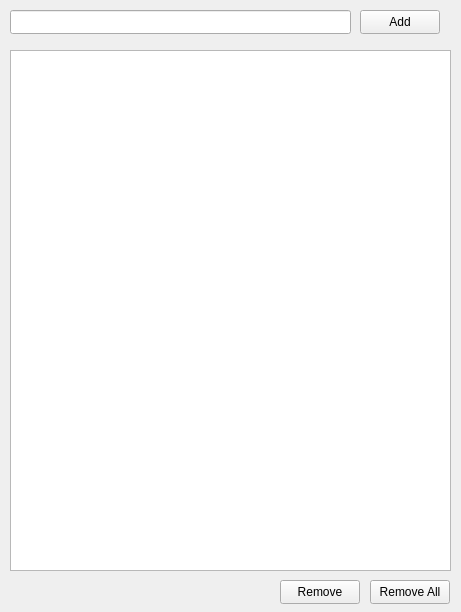
<?xml version="1.0" encoding="UTF-8"?>
<ui version="4.0">
 <class>MainWindow</class>
 <widget class="QMainWindow" name="MainWindow">
  <property name="geometry">
   <rect>
    <x>0</x>
    <y>0</y>
    <width>461</width>
    <height>612</height>
   </rect>
  </property>
  <property name="windowTitle">
   <string>MainWindow</string>
  </property>
  <widget class="QWidget" name="centralwidget">
   <widget class="QLineEdit" name="txtTask">
    <property name="geometry">
     <rect>
      <x>10</x>
      <y>10</y>
      <width>341</width>
      <height>24</height>
     </rect>
    </property>
   </widget>
   <widget class="QPushButton" name="btnAdd">
    <property name="geometry">
     <rect>
      <x>360</x>
      <y>10</y>
      <width>80</width>
      <height>24</height>
     </rect>
    </property>
    <property name="text">
     <string>Add</string>
    </property>
   </widget>
   <widget class="QListWidget" name="listWidget">
    <property name="geometry">
     <rect>
      <x>10</x>
      <y>50</y>
      <width>441</width>
      <height>521</height>
     </rect>
    </property>
   </widget>
   <widget class="QPushButton" name="btnRemoveAll">
    <property name="geometry">
     <rect>
      <x>370</x>
      <y>580</y>
      <width>80</width>
      <height>24</height>
     </rect>
    </property>
    <property name="text">
     <string>Remove All</string>
    </property>
   </widget>
   <widget class="QPushButton" name="btnRemove">
    <property name="geometry">
     <rect>
      <x>280</x>
      <y>580</y>
      <width>80</width>
      <height>24</height>
     </rect>
    </property>
    <property name="text">
     <string>Remove</string>
    </property>
   </widget>
  </widget>
 </widget>
 <resources/>
 <connections/>
</ui>
